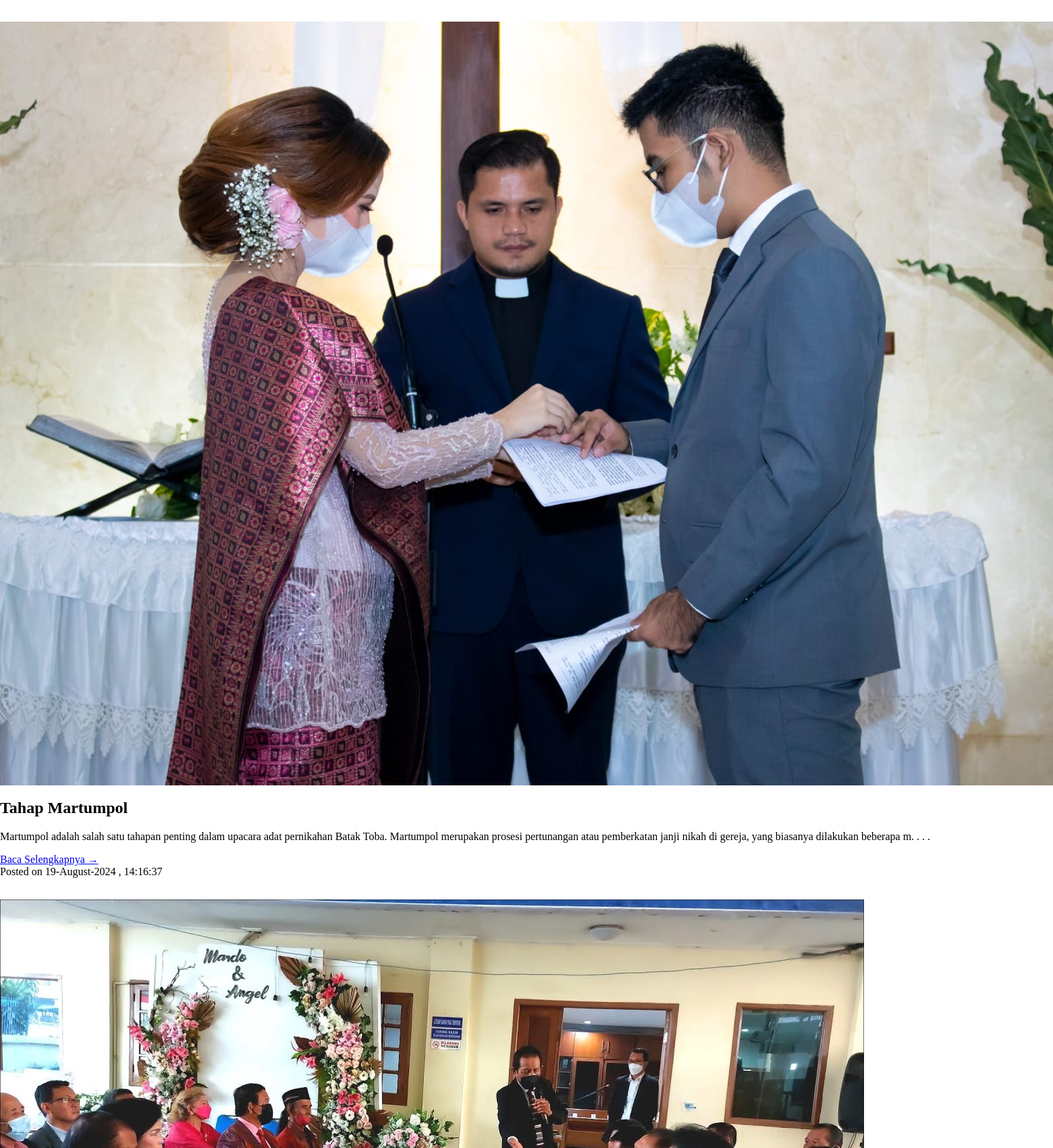
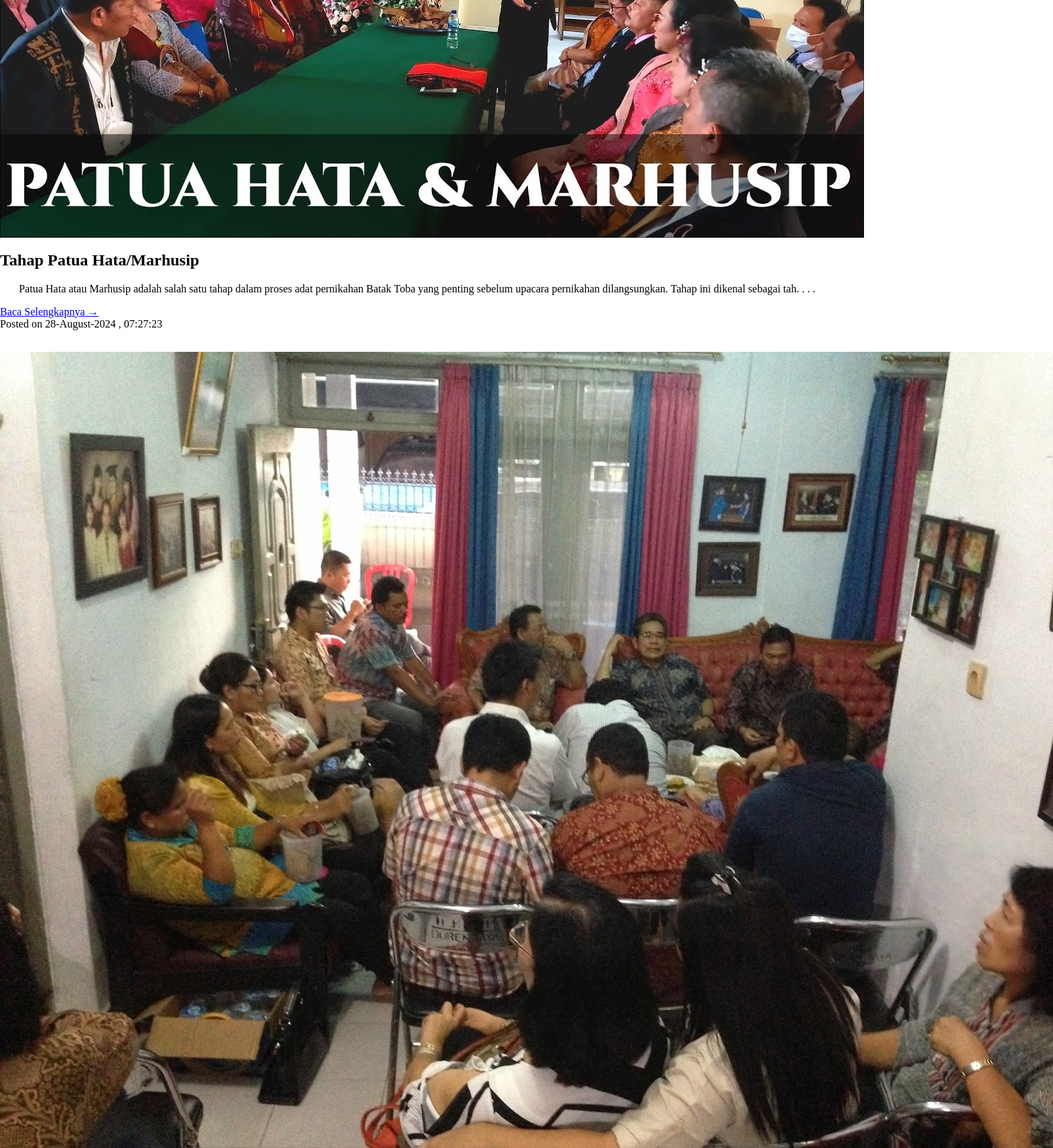
Screenshot of /depan.php?halaman=4 (upper part) with the database file from the repository (2 pictures, top to bottom).
### tables this page shows
CREATE TABLE `prosesi` (
  `id` int(10) NOT NULL,
  `judul` varchar(255) NOT NULL,
  `kategori` varchar(100) NOT NULL,
  `isi` text NOT NULL,
  `gambar` varchar(255) NOT NULL,
  `tanggal` varchar(30) NOT NULL,
  `updateby` varchar(50) NOT NULL,
  `viewnum` varchar(20) NOT NULL,
  `post_type` varchar(20) NOT NULL,
  `terbit` varchar(1) NOT NULL
);

### depan.php (the view, shortened to what this page needs)
<?php
$jumlahDataPerhalaman = 3;
if (isset($_GET['halaman'])) {
  $halamanAktif = $_GET['halaman'];
} else {
  $halamanAktif = 1;
}
$awalData = ( $jumlahDataPerhalaman * $halamanAktif ) - $jumlahDataPerhalaman;
?>
<?php
	$query = "SELECT * FROM prosesi WHERE terbit = '1' ORDER BY id DESC LIMIT $awalData, $jumlahDataPerhalaman";
	$result = mysqli_query($connect, $query);
?>
<?php while ( $row = mysqli_fetch_assoc($result) ) : ?>
<div class="card mb-4" style="margin-top: 32px;">
  <img class="card-img-top" src="<?= $row['gambar']; ?>" alt="Card image cap">
  <div class="card-body">
    <h2 class="card-title"><?= $row['judul']; ?></h2>
    <p class="card-text"><?= substr(strip_tags($row['isi']),0,200); ?>. . . .</p>
    <a href="./?open=detail&id=<?= $row['id']; ?>" class="btn btn-primary">Baca Selengkapnya &rarr;</a>
  </div>
  <div class="card-footer text-muted">
  	<?php $date = $row['tanggal'];
  	  $newDate = date("d-F-Y , H:i:s", strtotime($date)); ?>
  	<?= "Posted on ". $newDate; ?>
  </div>
</div>
<?php endwhile; ?>
<?php
include("footer.php");
?>

### rows the page displays
prosesi: gambar (picture), judul "Tahap Martumpol", isi "Martumpol adalah salah satu tahapan penting dalam upacara adat pernikahan Batak Toba. Martumpol merupakan prosesi pertunangan atau pemberkatan janji nikah di gereja, yang biasanya dilakukan beberapa m", tanggal "19-August-2024 , 14:16:37"
prosesi: gambar (picture), judul "Tahap Patua Hata/Marhusip", isi "Patua Hata atau Marhusip adalah salah satu tahap dalam proses adat pernikahan Batak Toba yang penting sebelum upacara pernikahan dilangsungkan. Tahap ini dikenal sebagai tah", tanggal "28-August-2024 , 07:27:23"
prosesi: gambar (picture)
